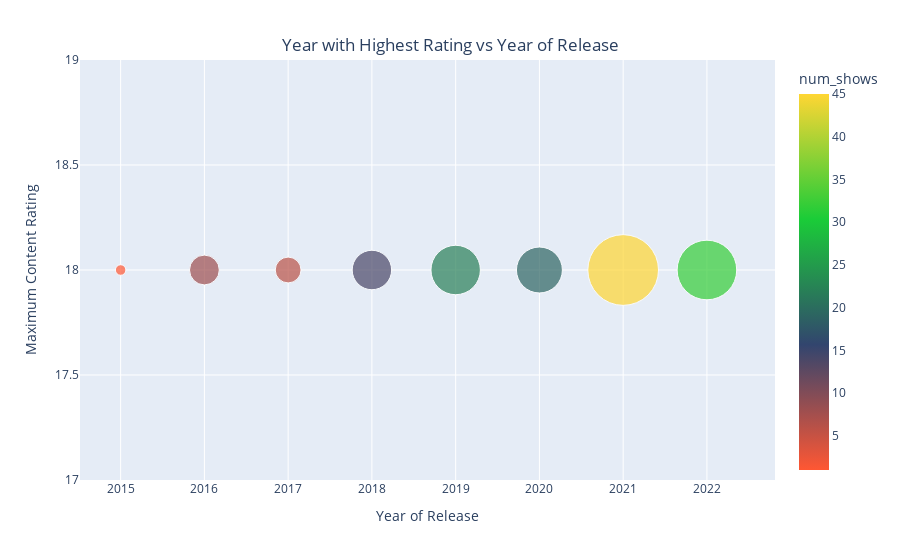

Write notebook code for a chart like this one.
### Markdown cell above
# Graph 3
# `Plotting A Scatter Plot`
* This Scatter show us the year which had the most production of `R` rated movies
Here we also added a couple of customs to have the plot look self explanatory and this are listed below:
* we ploted using values gotten from `released_year(data), max_rating(data) and, num_shows(data)`(all gotten from our resent cleaning above) the main porpose of this plot was to give a viusal representation of the year with the highest production of `R` shows, it easy to know what the age group of people are consuming the media products over the years using ths plot.
* we added different color gradient this  time to the plot to  have a even more presentable view of our data.
* title was also placed at the center

### Code cell
color_sequence = ['#ff5733','#32456E','#1ACC38', '#ffd633']
fig_3 = px.scatter(data, x=data['released_year'], y=data['max_rating'], size=data['num_shows'], size_max=50, hover_data=['released_year', 'max_rating'],
                  color=data['num_shows'], color_continuous_scale=color_sequence,)
fig_3.update_layout(
    title='Year with Highest Rating vs Year of Release',
    title_x=0.5, title_y=.93,
    xaxis_title='Year of Release',
    yaxis_title='Maximum Content Rating',
    legend=dict(title_text='Years')
)
fig_3.show()

### Figure 1 — Plotly figure (JSON) as saved in the notebook; plotly's stock layout.template omitted (floating-point values rounded to 4 significant figures)
{"data": [{"hovertemplate": "released_year=%{x}<br>max_rating=%{y}<br>num_shows=%{marker.color}<extra></extra>", "legendgroup": "", "marker": {"color": [1, 8, 6, 14, 22, 19, 45, 32], "coloraxis": "coloraxis", "size": [1, 8, 6, 14, 22, 19, 45, 32], "sizemode": "area", "sizeref": 0.018, "symbol": "circle"}, "mode": "markers", "name": "", "orientation": "v", "showlegend": false, "type": "scatter", "x": [2015, 2016, 2017, 2018, 2019, 2020, 2021, 2022], "xaxis": "x", "y": [18, 18, 18, 18, 18, 18, 18, 18], "yaxis": "y"}], "layout": {"coloraxis": {"colorbar": {"title": {"text": "num_shows"}}, "colorscale": [[0, "#ff5733"], [0.3333, "#32456E"], [0.6667, "#1ACC38"], [1, "#ffd633"]]}, "legend": {"itemsizing": "constant", "title": {"text": "Years"}, "tracegroupgap": 0}, "margin": {"t": 60}, "title": {"text": "Year with Highest Rating vs Year of Release", "x": 0.5, "y": 0.93}, "xaxis": {"anchor": "y", "domain": [0, 1], "title": {"text": "Year of Release"}}, "yaxis": {"anchor": "x", "domain": [0, 1], "title": {"text": "Maximum Content Rating"}}}}
